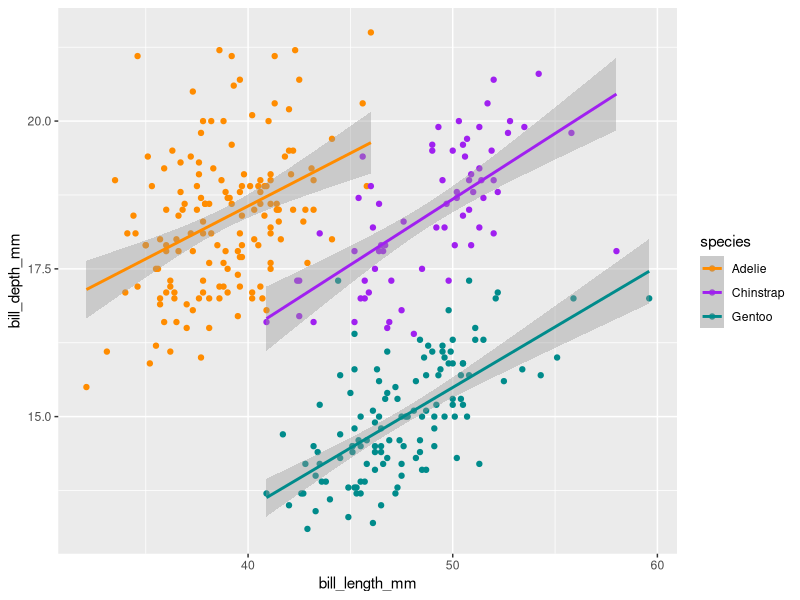
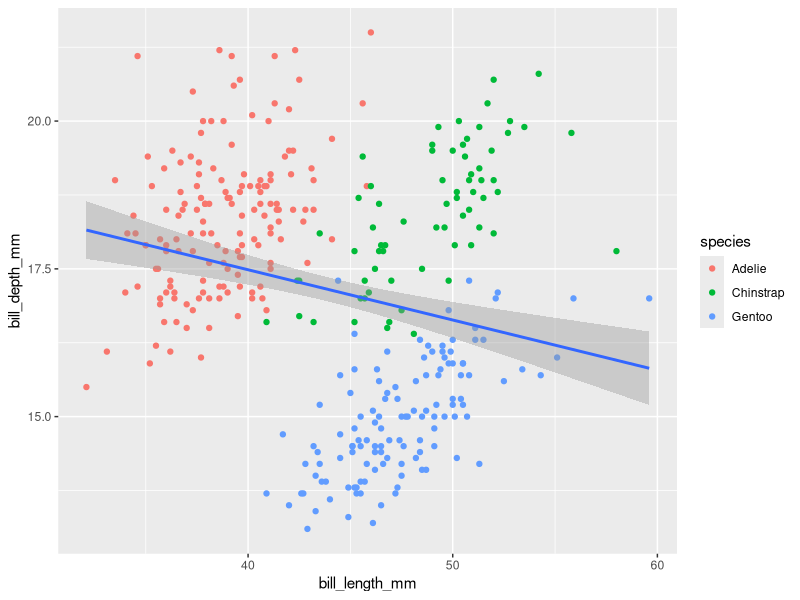
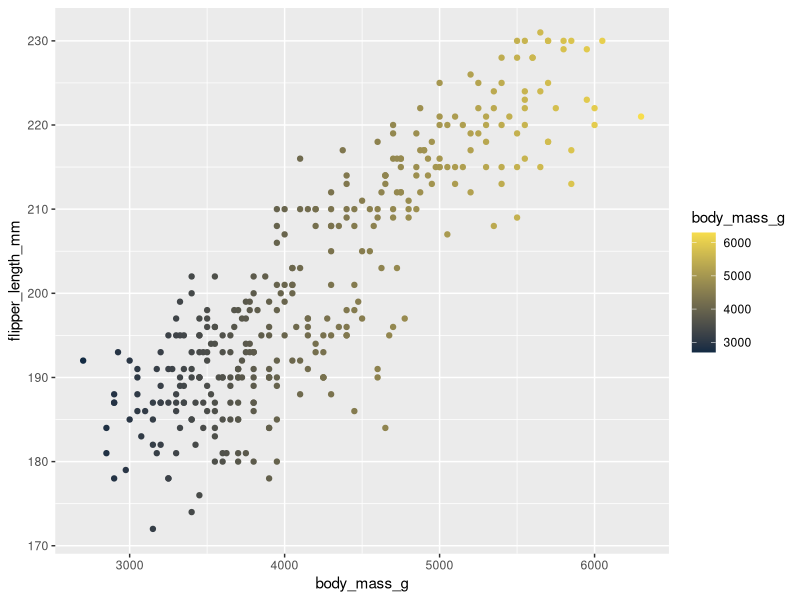
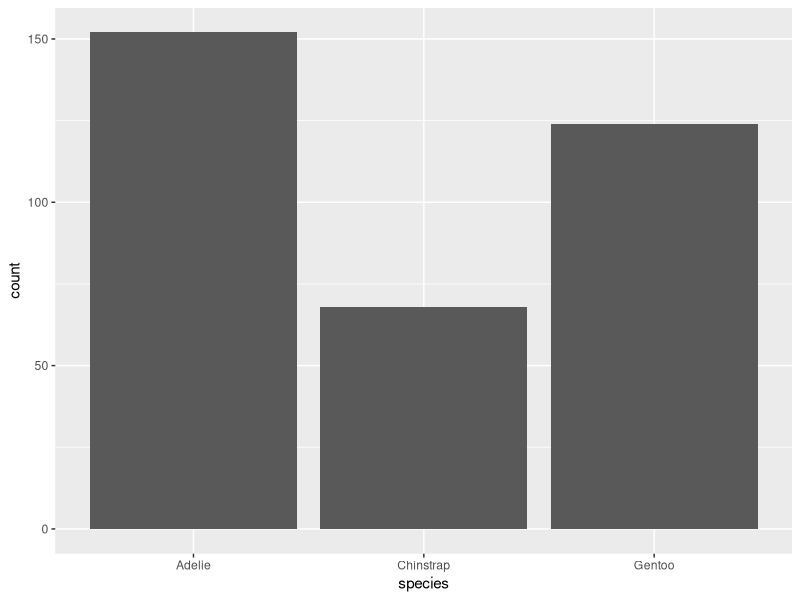
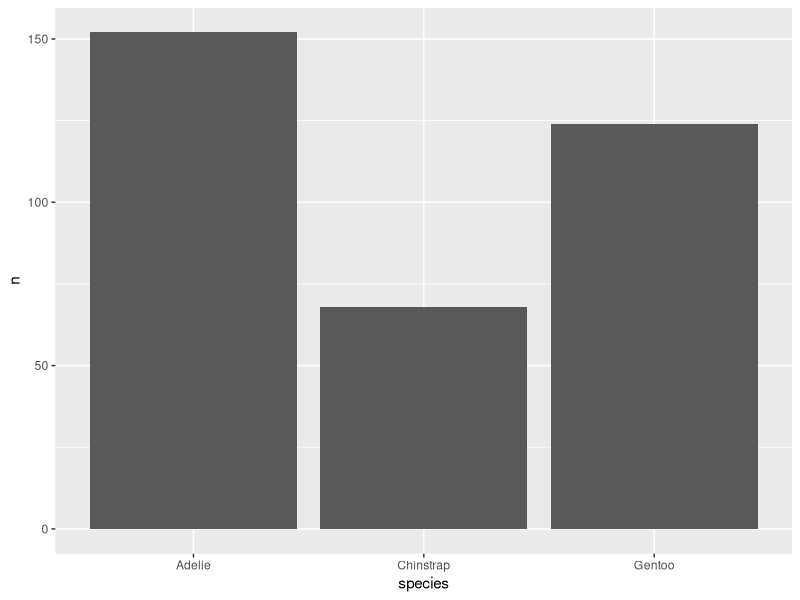
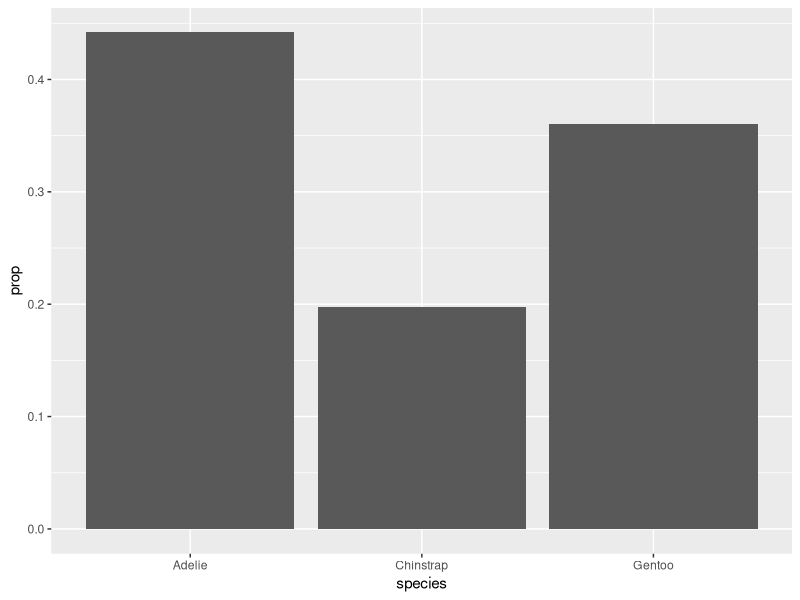
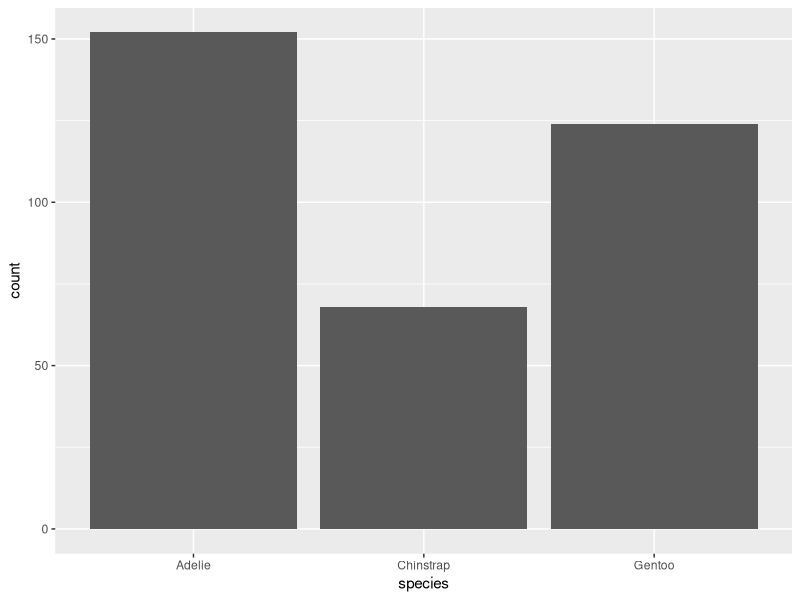

R code for these plots, in order:
## ---- chunk 1
library(tidyverse)
library(palmerpenguins)
## ---- chunk 2
# untidy data ----
temp_data_wide <- tribble(
  ~date, ~station1, ~station2,  ~station3,
  "2023-10-01", 30.1, 29.8,  31.2,
  "2023-11-01", 28.6, 29.1,  33.4,
  "2023-12-01", 29.9, 28.5,  32.3
)


# make tidy ----
temp_data_long <- temp_data_wide %>% 
  pivot_longer(cols = starts_with("station"), 
               names_to = "station_id",
               values_to = "temp_c")
## ---- chunk 3
#mapping color globally ---
ggplot(data = penguins,
       mapping = aes(x = bill_length_mm, 
                     y = bill_depth_mm,
                     color = species)) +
  geom_point() +
  geom_smooth(method = "lm") +
  scale_color_manual(values = c("darkorange", "purple", "cyan4"))


#mapping color locally ---
ggplot(data = penguins,
       mapping = aes(x = bill_length_mm, 
                     y = bill_depth_mm)) +
  geom_point(aes(color = species)) +
  geom_smooth(method = "lm")


#can co geom_point(color = "blue") to get all points to be only one color
#can do na.omit(penguins) for the data = penguins to omit all na values and those rows


#or
# penguins %>% 
#   ggplot(aes(x = bill_length_mm, y = bill_depth_mm))


ggplot(penguins, aes(x = body_mass_g,
                     y = flipper_length_mm,
                     color = body_mass_g)) +
  geom_point() +
  scale_color_gradient(low = "#132B43", high = "#F7DD4C")
## ---- chunk 4
ggplot(penguins, aes(x = species)) +
  geom_bar()
## ---- chunk 5
penguins_summary <- penguins %>% 
  count(species)

ggplot(penguins_summary, aes(x = species, y = n)) +
  geom_bar(stat = "identity")
## ---- chunk 6
ggplot(penguins, aes(x = species, y = after_stat(prop),
                     group = 1)) +
  geom_bar()
## ---- chunk 7
ggplot(penguins, aes(x = species)) +
  geom_bar()
